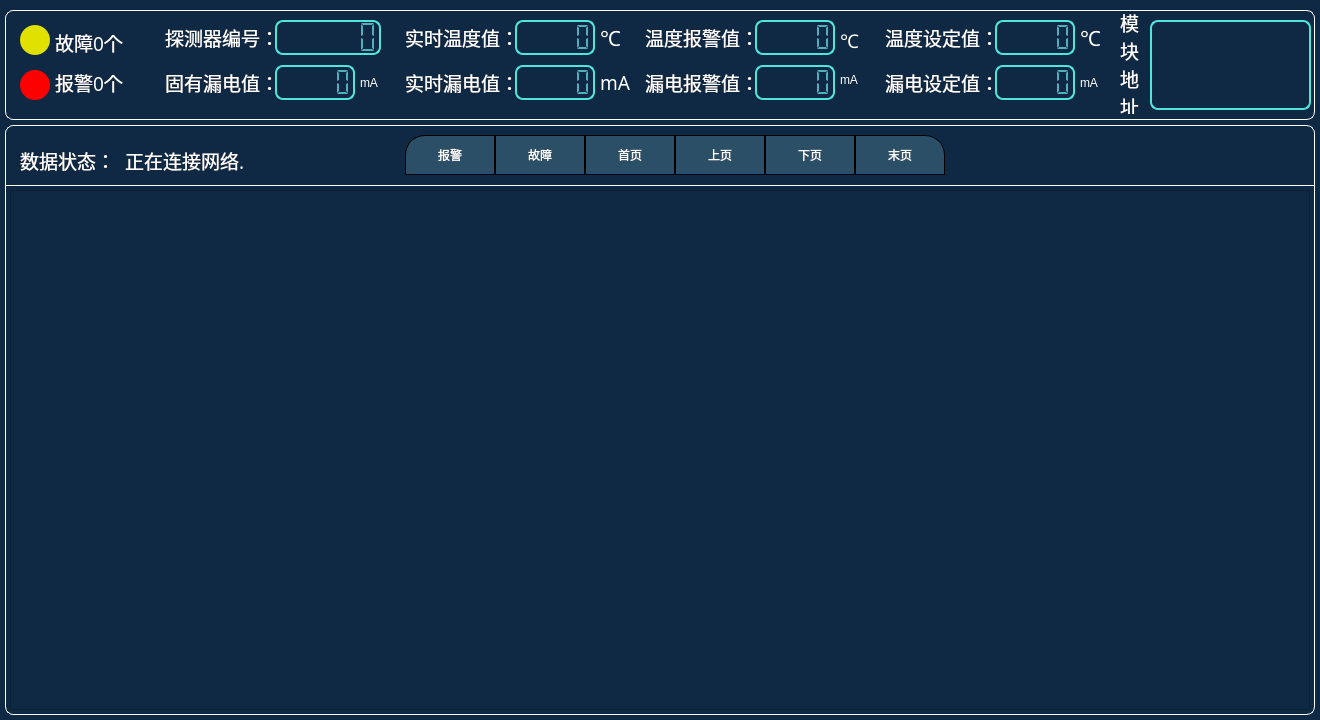
<?xml version="1.0" encoding="UTF-8"?>
<ui version="4.0">
 <class>EFInfo</class>
 <widget class="QWidget" name="EFInfo">
  <property name="geometry">
   <rect>
    <x>0</x>
    <y>0</y>
    <width>1320</width>
    <height>720</height>
   </rect>
  </property>
  <property name="windowTitle">
   <string>Form</string>
  </property>
  <property name="styleSheet">
   <string notr="true">QWidget{
background-color: rgb(15, 41, 68);
}
QGroupBox{
font: 14pt &quot;微软雅黑&quot;;
color: rgb(255, 255, 255);
border: 1px solid white;
border-radius:8px;
margin-top:10px;
}
QToolButton{
font: 12pt &quot;微软雅黑&quot;;
color: rgb(255, 255, 255);
color: rgb(79, 229, 219);
color: rgb(0, 80, 117);
border:1px solid;
border-radius:10px;
border-color: rgb(0, 0, 0);
background-color: rgb(67, 182, 25);
}
QToolButton:hover{
font: 13pt &quot;微软雅黑&quot;;
color:rgb(79, 229, 219);
/*background-color: rgb(3, 127, 119);*/
}
QToolButton#tBtnReset{
font: 18pt &quot;微软雅黑&quot;;
color: rgb(255, 255, 255);
border-top-left-radius:20px;
border-bottom-left-radius:0px;
border-top-right-radius:0px;
border-bottom-right-radius:0px;
background-color: rgb(43, 79, 102);
}
QToolButton#tBtnMute{
font: 18pt &quot;微软雅黑&quot;;
color: rgb(255, 255, 255);
border-top-left-radius:0px;
border-bottom-left-radius:0px;
border-top-right-radius:0px;
border-bottom-right-radius:0px;
background-color: rgb(43, 79, 102);
}
QToolButton#tBtnError{
font: 18pt &quot;微软雅黑&quot;;
color: rgb(255, 255, 255);
border-top-left-radius:0px;
border-bottom-left-radius:0px;
border-top-right-radius:0px;
border-bottom-right-radius:0px;
background-color: rgb(43, 79, 102);
}
QToolButton#tBtnAlarm{
font: 18pt &quot;微软雅黑&quot;;
color: rgb(255, 255, 255);
border-top-left-radius:20px;
border-bottom-left-radius:0px;
border-top-right-radius:0px;
border-bottom-right-radius:0px;
background-color: rgb(43, 79, 102);
}
QToolButton#tBtnHead{
font: 18pt &quot;微软雅黑&quot;;
color: rgb(255, 255, 255);
border-top-left-radius:0px;
border-bottom-left-radius:0px;
border-top-right-radius:0px;
border-bottom-right-radius:0px;
background-color: rgb(43, 79, 102);
}
QToolButton#tBtnTail{
font: 18pt &quot;微软雅黑&quot;;
color: rgb(255, 255, 255);
border-top-left-radius:0px;
border-bottom-left-radius:0px;
border-top-right-radius:20px;
border-bottom-right-radius:0px;
background-color: rgb(43, 79, 102);
}
QToolButton#tBtnLast{
font: 18pt &quot;微软雅黑&quot;;
color: rgb(255, 255, 255);
border-top-left-radius:0px;
border-bottom-left-radius:0px;
border-top-right-radius:0px;
border-bottom-right-radius:0px;
background-color: rgb(43, 79, 102);
}
QToolButton#tBtnNest{
font: 18pt &quot;微软雅黑&quot;;
color: rgb(255, 255, 255);
border-top-left-radius:0px;
border-bottom-left-radius:0px;
border-top-right-radius:0px;
border-bottom-right-radius:0px;
background-color: rgb(43, 79, 102);
}
QToolButton:hover{
font: 13pt &quot;微软雅黑&quot;;
color:rgb(79, 229, 219);
/*background-color: rgb(3, 127, 119);*/
}
QLabel{
font: 14pt &quot;微软雅黑&quot;;
color: rgb(255, 255, 255);
}

QLCDNumber{
font: 12pt &quot;微软雅黑&quot;;
color: rgb(80, 175, 185);
border:2px solid white;
border-color: rgb(79, 229, 219);
border-radius:8px;
}
QPushButton{
font: 14pt &quot;微软雅黑&quot;;
color:white;
width:50;
height:30;
border:1px solid;
border-radius:4px;
border-color: rgb(66, 109, 127);
}
QPushButton:pressed{
font: 11pt &quot;微软雅黑&quot;;
}
</string>
  </property>
  <widget class="QLabel" name="label_15">
   <property name="geometry">
    <rect>
     <x>20</x>
     <y>140</y>
     <width>91</width>
     <height>40</height>
    </rect>
   </property>
   <property name="font">
    <font>
     <family>微软雅黑</family>
     <pointsize>14</pointsize>
     <weight>50</weight>
     <italic>false</italic>
     <bold>false</bold>
    </font>
   </property>
   <property name="styleSheet">
    <string notr="true"/>
   </property>
   <property name="text">
    <string>数据状态：</string>
   </property>
  </widget>
  <widget class="QLabel" name="lb_netStatus">
   <property name="geometry">
    <rect>
     <x>125</x>
     <y>140</y>
     <width>191</width>
     <height>40</height>
    </rect>
   </property>
   <property name="font">
    <font>
     <family>微软雅黑</family>
     <pointsize>14</pointsize>
     <weight>50</weight>
     <italic>false</italic>
     <bold>false</bold>
    </font>
   </property>
   <property name="styleSheet">
    <string notr="true">QLabel{
color: rgb(255, 255, 255);
}</string>
   </property>
   <property name="text">
    <string>正在连接网络.</string>
   </property>
   <property name="alignment">
    <set>Qt::AlignLeading|Qt::AlignLeft|Qt::AlignVCenter</set>
   </property>
  </widget>
  <widget class="QGroupBox" name="groupBox">
   <property name="geometry">
    <rect>
     <x>5</x>
     <y>115</y>
     <width>1310</width>
     <height>600</height>
    </rect>
   </property>
   <property name="styleSheet">
    <string notr="true"/>
   </property>
   <property name="title">
    <string/>
   </property>
   <widget class="QToolButton" name="tBtnTail">
    <property name="enabled">
     <bool>true</bool>
    </property>
    <property name="geometry">
     <rect>
      <x>850</x>
      <y>20</y>
      <width>90</width>
      <height>40</height>
     </rect>
    </property>
    <property name="styleSheet">
     <string notr="true">QToolButton:hover{
font: 18pt &quot;微软雅黑&quot;;
color:rgb(79, 229, 219);
}</string>
    </property>
    <property name="text">
     <string>末页</string>
    </property>
    <property name="icon">
     <iconset resource="../image.qrc">
      <normaloff>:/Image/tailPage.png</normaloff>:/Image/tailPage.png</iconset>
    </property>
    <property name="iconSize">
     <size>
      <width>25</width>
      <height>25</height>
     </size>
    </property>
    <property name="autoRepeatDelay">
     <number>100</number>
    </property>
    <property name="autoRepeatInterval">
     <number>50</number>
    </property>
    <property name="toolButtonStyle">
     <enum>Qt::ToolButtonTextBesideIcon</enum>
    </property>
   </widget>
   <widget class="QToolButton" name="tBtnHead">
    <property name="enabled">
     <bool>true</bool>
    </property>
    <property name="geometry">
     <rect>
      <x>580</x>
      <y>20</y>
      <width>90</width>
      <height>40</height>
     </rect>
    </property>
    <property name="styleSheet">
     <string notr="true">QToolButton:hover{
font: 18pt &quot;微软雅黑&quot;;
color:rgb(79, 229, 219);
}</string>
    </property>
    <property name="text">
     <string>首页</string>
    </property>
    <property name="icon">
     <iconset resource="../image.qrc">
      <normaloff>:/Image/headPage.png</normaloff>:/Image/headPage.png</iconset>
    </property>
    <property name="iconSize">
     <size>
      <width>25</width>
      <height>25</height>
     </size>
    </property>
    <property name="autoRepeatDelay">
     <number>100</number>
    </property>
    <property name="autoRepeatInterval">
     <number>50</number>
    </property>
    <property name="toolButtonStyle">
     <enum>Qt::ToolButtonTextBesideIcon</enum>
    </property>
   </widget>
   <widget class="QToolButton" name="tBtnNest">
    <property name="enabled">
     <bool>true</bool>
    </property>
    <property name="geometry">
     <rect>
      <x>760</x>
      <y>20</y>
      <width>90</width>
      <height>40</height>
     </rect>
    </property>
    <property name="styleSheet">
     <string notr="true">QToolButton:hover{
font: 18pt &quot;微软雅黑&quot;;
color:rgb(79, 229, 219);
}</string>
    </property>
    <property name="text">
     <string>下页</string>
    </property>
    <property name="icon">
     <iconset resource="../image.qrc">
      <normaloff>:/Image/arrow-down.png</normaloff>:/Image/arrow-down.png</iconset>
    </property>
    <property name="iconSize">
     <size>
      <width>25</width>
      <height>25</height>
     </size>
    </property>
    <property name="autoRepeatDelay">
     <number>100</number>
    </property>
    <property name="autoRepeatInterval">
     <number>50</number>
    </property>
    <property name="toolButtonStyle">
     <enum>Qt::ToolButtonTextBesideIcon</enum>
    </property>
   </widget>
   <widget class="QToolButton" name="tBtnLast">
    <property name="enabled">
     <bool>true</bool>
    </property>
    <property name="geometry">
     <rect>
      <x>670</x>
      <y>20</y>
      <width>90</width>
      <height>40</height>
     </rect>
    </property>
    <property name="styleSheet">
     <string notr="true">QToolButton:hover{
font: 18pt &quot;微软雅黑&quot;;
color:rgb(79, 229, 219);
}</string>
    </property>
    <property name="text">
     <string>上页</string>
    </property>
    <property name="icon">
     <iconset resource="../image.qrc">
      <normaloff>:/Image/arrow-up.png</normaloff>:/Image/arrow-up.png</iconset>
    </property>
    <property name="iconSize">
     <size>
      <width>25</width>
      <height>25</height>
     </size>
    </property>
    <property name="autoRepeatDelay">
     <number>100</number>
    </property>
    <property name="autoRepeatInterval">
     <number>50</number>
    </property>
    <property name="toolButtonStyle">
     <enum>Qt::ToolButtonTextBesideIcon</enum>
    </property>
   </widget>
   <widget class="Line" name="line">
    <property name="geometry">
     <rect>
      <x>0</x>
      <y>70</y>
      <width>1310</width>
      <height>1</height>
     </rect>
    </property>
    <property name="styleSheet">
     <string notr="true">background-color: rgb(255, 255, 255);</string>
    </property>
    <property name="orientation">
     <enum>Qt::Horizontal</enum>
    </property>
   </widget>
   <widget class="QToolButton" name="tBtnMute">
    <property name="enabled">
     <bool>false</bool>
    </property>
    <property name="geometry">
     <rect>
      <x>490</x>
      <y>20</y>
      <width>90</width>
      <height>40</height>
     </rect>
    </property>
    <property name="styleSheet">
     <string notr="true">QToolButton:hover{
font: 19pt &quot;楷体&quot;;
color:rgb(79, 229, 219);
}</string>
    </property>
    <property name="text">
     <string>静音</string>
    </property>
    <property name="icon">
     <iconset>
      <normaloff>:/Image/dev.ico</normaloff>:/Image/dev.ico</iconset>
    </property>
    <property name="iconSize">
     <size>
      <width>45</width>
      <height>45</height>
     </size>
    </property>
    <property name="autoRepeatDelay">
     <number>100</number>
    </property>
    <property name="autoRepeatInterval">
     <number>50</number>
    </property>
    <property name="toolButtonStyle">
     <enum>Qt::ToolButtonTextBesideIcon</enum>
    </property>
   </widget>
   <widget class="QToolButton" name="tBtnReset">
    <property name="enabled">
     <bool>false</bool>
    </property>
    <property name="geometry">
     <rect>
      <x>400</x>
      <y>20</y>
      <width>90</width>
      <height>40</height>
     </rect>
    </property>
    <property name="styleSheet">
     <string notr="true">QToolButton:hover{
font: 19pt &quot;楷体&quot;;
color:rgb(79, 229, 219);
}</string>
    </property>
    <property name="text">
     <string>复位</string>
    </property>
    <property name="icon">
     <iconset>
      <normaloff>:/Image/dev.ico</normaloff>:/Image/dev.ico</iconset>
    </property>
    <property name="iconSize">
     <size>
      <width>45</width>
      <height>45</height>
     </size>
    </property>
    <property name="autoRepeatDelay">
     <number>100</number>
    </property>
    <property name="autoRepeatInterval">
     <number>50</number>
    </property>
    <property name="toolButtonStyle">
     <enum>Qt::ToolButtonTextBesideIcon</enum>
    </property>
   </widget>
   <widget class="QToolButton" name="tBtnAlarm">
    <property name="geometry">
     <rect>
      <x>400</x>
      <y>20</y>
      <width>90</width>
      <height>40</height>
     </rect>
    </property>
    <property name="styleSheet">
     <string notr="true">QToolButton:hover{
font: 18pt &quot;微软雅黑&quot;;
color:rgb(79, 229, 219);
}</string>
    </property>
    <property name="text">
     <string>报警</string>
    </property>
    <property name="icon">
     <iconset resource="../image.qrc">
      <normaloff>:/Image/alarmInfo.png</normaloff>:/Image/alarmInfo.png</iconset>
    </property>
    <property name="iconSize">
     <size>
      <width>25</width>
      <height>25</height>
     </size>
    </property>
    <property name="autoRepeatDelay">
     <number>100</number>
    </property>
    <property name="autoRepeatInterval">
     <number>50</number>
    </property>
    <property name="toolButtonStyle">
     <enum>Qt::ToolButtonTextBesideIcon</enum>
    </property>
   </widget>
   <widget class="QToolButton" name="tBtnError">
    <property name="geometry">
     <rect>
      <x>490</x>
      <y>20</y>
      <width>90</width>
      <height>40</height>
     </rect>
    </property>
    <property name="styleSheet">
     <string notr="true">QToolButton:hover{
font: 18pt &quot;微软雅黑&quot;;
color:rgb(79, 229, 219);
}</string>
    </property>
    <property name="text">
     <string>故障</string>
    </property>
    <property name="icon">
     <iconset resource="../image.qrc">
      <normaloff>:/Image/errorInfo.png</normaloff>:/Image/errorInfo.png</iconset>
    </property>
    <property name="iconSize">
     <size>
      <width>25</width>
      <height>25</height>
     </size>
    </property>
    <property name="autoRepeatDelay">
     <number>100</number>
    </property>
    <property name="autoRepeatInterval">
     <number>50</number>
    </property>
    <property name="toolButtonStyle">
     <enum>Qt::ToolButtonTextBesideIcon</enum>
    </property>
   </widget>
   <widget class="QScrollArea" name="scrollArea">
    <property name="geometry">
     <rect>
      <x>5</x>
      <y>75</y>
      <width>1300</width>
      <height>520</height>
     </rect>
    </property>
    <property name="focusPolicy">
     <enum>Qt::NoFocus</enum>
    </property>
    <property name="styleSheet">
     <string notr="true">QScrollBar:vertical{
width:20px;
background:rgba(0,0,0,0%);
margin:0px,0px,0px,0px;
padding-top:25px;   
padding-bottom:25px;    
}
QScrollBar::handle:vertical{
width:10px;
background:rgba(0,0,0,25%);
background:rgb(0,50,80);
border-radius:5px;
min-height:20px;
}
QScrollBar::handle:vertical:hover{
width:10px;
background:rgba(0,50,80,80%);
border-radius:5px;
min-height:20;
}
QDateTimeEdit{
font: 18pt &quot;微软雅黑&quot;;
border-radius:5px;
border:2px solid rgb(0, 50, 80);
}
QDateTimeEdit::up-button{
top:2px;
right:2px;
width: 30px;
height: 26px;				
}
QDateTimeEdit::down-button{
bottom:2px;
right:2px;
width: 30px;
height: 26px;				
}</string>
    </property>
    <property name="verticalScrollBarPolicy">
     <enum>Qt::ScrollBarAlwaysOff</enum>
    </property>
    <property name="horizontalScrollBarPolicy">
     <enum>Qt::ScrollBarAlwaysOff</enum>
    </property>
    <property name="widgetResizable">
     <bool>true</bool>
    </property>
    <widget class="QWidget" name="scrollAreaWidgetContents">
     <property name="geometry">
      <rect>
       <x>0</x>
       <y>0</y>
       <width>1298</width>
       <height>518</height>
      </rect>
     </property>
    </widget>
   </widget>
  </widget>
  <widget class="QGroupBox" name="groupBox_2">
   <property name="geometry">
    <rect>
     <x>5</x>
     <y>0</y>
     <width>1310</width>
     <height>120</height>
    </rect>
   </property>
   <property name="title">
    <string/>
   </property>
   <widget class="QLCDNumber" name="lcdNb_tempSet">
    <property name="geometry">
     <rect>
      <x>990</x>
      <y>20</y>
      <width>80</width>
      <height>35</height>
     </rect>
    </property>
    <property name="smallDecimalPoint">
     <bool>false</bool>
    </property>
    <property name="digitCount">
     <number>5</number>
    </property>
    <property name="segmentStyle">
     <enum>QLCDNumber::Flat</enum>
    </property>
   </widget>
   <widget class="QLCDNumber" name="lcdNb_leakBase">
    <property name="geometry">
     <rect>
      <x>270</x>
      <y>65</y>
      <width>80</width>
      <height>35</height>
     </rect>
    </property>
    <property name="frameShadow">
     <enum>QFrame::Plain</enum>
    </property>
    <property name="smallDecimalPoint">
     <bool>false</bool>
    </property>
    <property name="digitCount">
     <number>5</number>
    </property>
    <property name="segmentStyle">
     <enum>QLCDNumber::Flat</enum>
    </property>
   </widget>
   <widget class="QLabel" name="label_222">
    <property name="geometry">
     <rect>
      <x>595</x>
      <y>20</y>
      <width>20</width>
      <height>35</height>
     </rect>
    </property>
    <property name="font">
     <font>
      <family>楷体</family>
      <pointsize>16</pointsize>
      <weight>50</weight>
      <italic>false</italic>
      <bold>false</bold>
     </font>
    </property>
    <property name="styleSheet">
     <string notr="true">font: 16pt &quot;楷体&quot;;</string>
    </property>
    <property name="text">
     <string>℃</string>
    </property>
   </widget>
   <widget class="QLabel" name="label_333">
    <property name="geometry">
     <rect>
      <x>1075</x>
      <y>20</y>
      <width>20</width>
      <height>35</height>
     </rect>
    </property>
    <property name="font">
     <font>
      <family>楷体</family>
      <pointsize>16</pointsize>
      <weight>50</weight>
      <italic>false</italic>
      <bold>false</bold>
     </font>
    </property>
    <property name="styleSheet">
     <string notr="true">font: 16pt &quot;楷体&quot;;</string>
    </property>
    <property name="text">
     <string>℃</string>
    </property>
   </widget>
   <widget class="QLabel" name="label_20">
    <property name="geometry">
     <rect>
      <x>400</x>
      <y>65</y>
      <width>110</width>
      <height>35</height>
     </rect>
    </property>
    <property name="font">
     <font>
      <family>微软雅黑</family>
      <pointsize>14</pointsize>
      <weight>50</weight>
      <italic>false</italic>
      <bold>false</bold>
     </font>
    </property>
    <property name="text">
     <string>实时漏电值：</string>
    </property>
   </widget>
   <widget class="QLCDNumber" name="lcdNb_address">
    <property name="geometry">
     <rect>
      <x>270</x>
      <y>20</y>
      <width>106</width>
      <height>35</height>
     </rect>
    </property>
    <property name="font">
     <font>
      <family>文泉驿等宽微米黑</family>
      <pointsize>9</pointsize>
      <weight>50</weight>
      <italic>false</italic>
      <bold>false</bold>
     </font>
    </property>
    <property name="styleSheet">
     <string notr="true">font: 9pt &quot;文泉驿等宽微米黑&quot;;
color: rgb(80, 175, 185);
border:2px solid white;
border-color: rgb(79, 229, 219);
border-radius:8px;
</string>
    </property>
    <property name="smallDecimalPoint">
     <bool>false</bool>
    </property>
    <property name="digitCount">
     <number>6</number>
    </property>
    <property name="segmentStyle">
     <enum>QLCDNumber::Flat</enum>
    </property>
   </widget>
   <widget class="QLabel" name="label_17">
    <property name="geometry">
     <rect>
      <x>160</x>
      <y>65</y>
      <width>110</width>
      <height>35</height>
     </rect>
    </property>
    <property name="font">
     <font>
      <family>微软雅黑</family>
      <pointsize>14</pointsize>
      <weight>50</weight>
      <italic>false</italic>
      <bold>false</bold>
     </font>
    </property>
    <property name="text">
     <string>固有漏电值：</string>
    </property>
   </widget>
   <widget class="QLabel" name="label_12">
    <property name="geometry">
     <rect>
      <x>160</x>
      <y>20</y>
      <width>110</width>
      <height>35</height>
     </rect>
    </property>
    <property name="font">
     <font>
      <family>微软雅黑</family>
      <pointsize>14</pointsize>
      <weight>50</weight>
      <italic>false</italic>
      <bold>false</bold>
     </font>
    </property>
    <property name="text">
     <string>探测器编号：</string>
    </property>
   </widget>
   <widget class="QLabel" name="label_23">
    <property name="geometry">
     <rect>
      <x>1075</x>
      <y>65</y>
      <width>30</width>
      <height>35</height>
     </rect>
    </property>
    <property name="text">
     <string>mA</string>
    </property>
   </widget>
   <widget class="QLabel" name="label_14">
    <property name="geometry">
     <rect>
      <x>835</x>
      <y>65</y>
      <width>30</width>
      <height>30</height>
     </rect>
    </property>
    <property name="text">
     <string>mA</string>
    </property>
   </widget>
   <widget class="QLabel" name="label_18">
    <property name="geometry">
     <rect>
      <x>880</x>
      <y>65</y>
      <width>110</width>
      <height>35</height>
     </rect>
    </property>
    <property name="font">
     <font>
      <family>微软雅黑</family>
      <pointsize>14</pointsize>
      <weight>50</weight>
      <italic>false</italic>
      <bold>false</bold>
     </font>
    </property>
    <property name="text">
     <string>漏电设定值：</string>
    </property>
   </widget>
   <widget class="QLCDNumber" name="lcdNb_leakSet">
    <property name="geometry">
     <rect>
      <x>990</x>
      <y>65</y>
      <width>80</width>
      <height>35</height>
     </rect>
    </property>
    <property name="smallDecimalPoint">
     <bool>false</bool>
    </property>
    <property name="digitCount">
     <number>5</number>
    </property>
    <property name="segmentStyle">
     <enum>QLCDNumber::Flat</enum>
    </property>
   </widget>
   <widget class="QLabel" name="label_21">
    <property name="geometry">
     <rect>
      <x>355</x>
      <y>65</y>
      <width>30</width>
      <height>35</height>
     </rect>
    </property>
    <property name="text">
     <string>mA</string>
    </property>
   </widget>
   <widget class="QLabel" name="label_22">
    <property name="geometry">
     <rect>
      <x>595</x>
      <y>65</y>
      <width>30</width>
      <height>35</height>
     </rect>
    </property>
    <property name="font">
     <font>
      <family>微软雅黑</family>
      <pointsize>14</pointsize>
      <weight>50</weight>
      <italic>false</italic>
      <bold>false</bold>
     </font>
    </property>
    <property name="text">
     <string>mA</string>
    </property>
   </widget>
   <widget class="QLCDNumber" name="lcdNb_leakCur">
    <property name="geometry">
     <rect>
      <x>510</x>
      <y>65</y>
      <width>80</width>
      <height>35</height>
     </rect>
    </property>
    <property name="smallDecimalPoint">
     <bool>false</bool>
    </property>
    <property name="digitCount">
     <number>5</number>
    </property>
    <property name="segmentStyle">
     <enum>QLCDNumber::Flat</enum>
    </property>
   </widget>
   <widget class="QLabel" name="label_111">
    <property name="geometry">
     <rect>
      <x>835</x>
      <y>25</y>
      <width>20</width>
      <height>30</height>
     </rect>
    </property>
    <property name="font">
     <font>
      <family>楷体</family>
      <pointsize>14</pointsize>
      <weight>50</weight>
      <italic>false</italic>
      <bold>false</bold>
     </font>
    </property>
    <property name="styleSheet">
     <string notr="true">font: 14pt &quot;楷体&quot;;</string>
    </property>
    <property name="text">
     <string>℃</string>
    </property>
   </widget>
   <widget class="QLCDNumber" name="lcdNb_leakAlarm">
    <property name="geometry">
     <rect>
      <x>750</x>
      <y>65</y>
      <width>80</width>
      <height>35</height>
     </rect>
    </property>
    <property name="styleSheet">
     <string notr="true"/>
    </property>
    <property name="smallDecimalPoint">
     <bool>false</bool>
    </property>
    <property name="digitCount">
     <number>5</number>
    </property>
    <property name="segmentStyle">
     <enum>QLCDNumber::Flat</enum>
    </property>
    <property name="intValue" stdset="0">
     <number>0</number>
    </property>
   </widget>
   <widget class="QLabel" name="label_11">
    <property name="geometry">
     <rect>
      <x>880</x>
      <y>20</y>
      <width>110</width>
      <height>35</height>
     </rect>
    </property>
    <property name="font">
     <font>
      <family>微软雅黑</family>
      <pointsize>14</pointsize>
      <weight>50</weight>
      <italic>false</italic>
      <bold>false</bold>
     </font>
    </property>
    <property name="text">
     <string>温度设定值：</string>
    </property>
   </widget>
   <widget class="QLCDNumber" name="lcdNb_tempCur">
    <property name="geometry">
     <rect>
      <x>510</x>
      <y>20</y>
      <width>80</width>
      <height>35</height>
     </rect>
    </property>
    <property name="smallDecimalPoint">
     <bool>false</bool>
    </property>
    <property name="digitCount">
     <number>5</number>
    </property>
    <property name="segmentStyle">
     <enum>QLCDNumber::Flat</enum>
    </property>
   </widget>
   <widget class="QLabel" name="label_9">
    <property name="geometry">
     <rect>
      <x>640</x>
      <y>20</y>
      <width>110</width>
      <height>35</height>
     </rect>
    </property>
    <property name="font">
     <font>
      <family>微软雅黑</family>
      <pointsize>14</pointsize>
      <weight>50</weight>
      <italic>false</italic>
      <bold>false</bold>
     </font>
    </property>
    <property name="text">
     <string>温度报警值：</string>
    </property>
   </widget>
   <widget class="QLabel" name="label_19">
    <property name="geometry">
     <rect>
      <x>640</x>
      <y>65</y>
      <width>110</width>
      <height>35</height>
     </rect>
    </property>
    <property name="font">
     <font>
      <family>微软雅黑</family>
      <pointsize>14</pointsize>
      <weight>50</weight>
      <italic>false</italic>
      <bold>false</bold>
     </font>
    </property>
    <property name="text">
     <string>漏电报警值：</string>
    </property>
   </widget>
   <widget class="QLabel" name="label_10">
    <property name="geometry">
     <rect>
      <x>400</x>
      <y>20</y>
      <width>110</width>
      <height>35</height>
     </rect>
    </property>
    <property name="font">
     <font>
      <family>微软雅黑</family>
      <pointsize>14</pointsize>
      <weight>50</weight>
      <italic>false</italic>
      <bold>false</bold>
     </font>
    </property>
    <property name="text">
     <string>实时温度值：</string>
    </property>
   </widget>
   <widget class="QLCDNumber" name="lcdNb_tempAlarm">
    <property name="geometry">
     <rect>
      <x>750</x>
      <y>20</y>
      <width>80</width>
      <height>35</height>
     </rect>
    </property>
    <property name="smallDecimalPoint">
     <bool>false</bool>
    </property>
    <property name="digitCount">
     <number>5</number>
    </property>
    <property name="segmentStyle">
     <enum>QLCDNumber::Flat</enum>
    </property>
    <property name="intValue" stdset="0">
     <number>0</number>
    </property>
   </widget>
   <widget class="QLabel" name="label_3">
    <property name="geometry">
     <rect>
      <x>15</x>
      <y>25</y>
      <width>30</width>
      <height>30</height>
     </rect>
    </property>
    <property name="font">
     <font>
      <family>微软雅黑</family>
      <pointsize>14</pointsize>
      <weight>50</weight>
      <italic>false</italic>
      <bold>false</bold>
     </font>
    </property>
    <property name="styleSheet">
     <string notr="true">QLabel{
border:1px none;
border-radius:15px;
background-color: rgb(225, 225, 0);
}</string>
    </property>
    <property name="text">
     <string/>
    </property>
   </widget>
   <widget class="QLabel" name="lb_errorNum">
    <property name="geometry">
     <rect>
      <x>50</x>
      <y>25</y>
      <width>100</width>
      <height>35</height>
     </rect>
    </property>
    <property name="font">
     <font>
      <family>微软雅黑</family>
      <pointsize>14</pointsize>
      <weight>50</weight>
      <italic>false</italic>
      <bold>false</bold>
     </font>
    </property>
    <property name="styleSheet">
     <string notr="true">QLabel{
color: rgb(255, 255, 255);
}</string>
    </property>
    <property name="text">
     <string>故障0个</string>
    </property>
   </widget>
   <widget class="QLabel" name="label_2">
    <property name="geometry">
     <rect>
      <x>15</x>
      <y>70</y>
      <width>30</width>
      <height>30</height>
     </rect>
    </property>
    <property name="font">
     <font>
      <family>微软雅黑</family>
      <pointsize>14</pointsize>
      <weight>50</weight>
      <italic>false</italic>
      <bold>false</bold>
     </font>
    </property>
    <property name="styleSheet">
     <string notr="true">QLabel{
border:1px none;
border-radius:15px;
	background-color: rgb(255, 0, 0);
}</string>
    </property>
    <property name="text">
     <string/>
    </property>
   </widget>
   <widget class="QLabel" name="lb_alarmNum">
    <property name="geometry">
     <rect>
      <x>50</x>
      <y>65</y>
      <width>100</width>
      <height>35</height>
     </rect>
    </property>
    <property name="font">
     <font>
      <family>微软雅黑</family>
      <pointsize>14</pointsize>
      <weight>50</weight>
      <italic>false</italic>
      <bold>false</bold>
     </font>
    </property>
    <property name="styleSheet">
     <string notr="true">QLabel{
color: rgb(255, 255, 255);
}</string>
    </property>
    <property name="text">
     <string>报警0个</string>
    </property>
   </widget>
   <widget class="QLabel" name="label_24">
    <property name="geometry">
     <rect>
      <x>1115</x>
      <y>14</y>
      <width>20</width>
      <height>100</height>
     </rect>
    </property>
    <property name="font">
     <font>
      <family>微软雅黑</family>
      <pointsize>14</pointsize>
      <weight>50</weight>
      <italic>false</italic>
      <bold>false</bold>
     </font>
    </property>
    <property name="text">
     <string>模
块
地
址</string>
    </property>
   </widget>
   <widget class="QLabel" name="lb_NodeAddr">
    <property name="geometry">
     <rect>
      <x>1145</x>
      <y>20</y>
      <width>161</width>
      <height>90</height>
     </rect>
    </property>
    <property name="styleSheet">
     <string notr="true">font: 12pt &quot;楷体&quot;;
color: rgb(80, 175, 185);
border:2px solid white;
border-color: rgb(79, 229, 219);
border-radius:8px;</string>
    </property>
    <property name="text">
     <string/>
    </property>
    <property name="textFormat">
     <enum>Qt::AutoText</enum>
    </property>
    <property name="alignment">
     <set>Qt::AlignLeading|Qt::AlignLeft|Qt::AlignTop</set>
    </property>
    <property name="wordWrap">
     <bool>true</bool>
    </property>
   </widget>
  </widget>
  <zorder>groupBox</zorder>
  <zorder>groupBox_2</zorder>
  <zorder>label_15</zorder>
  <zorder>lb_netStatus</zorder>
 </widget>
 <resources>
  <include location="../image.qrc"/>
 </resources>
 <connections/>
</ui>
